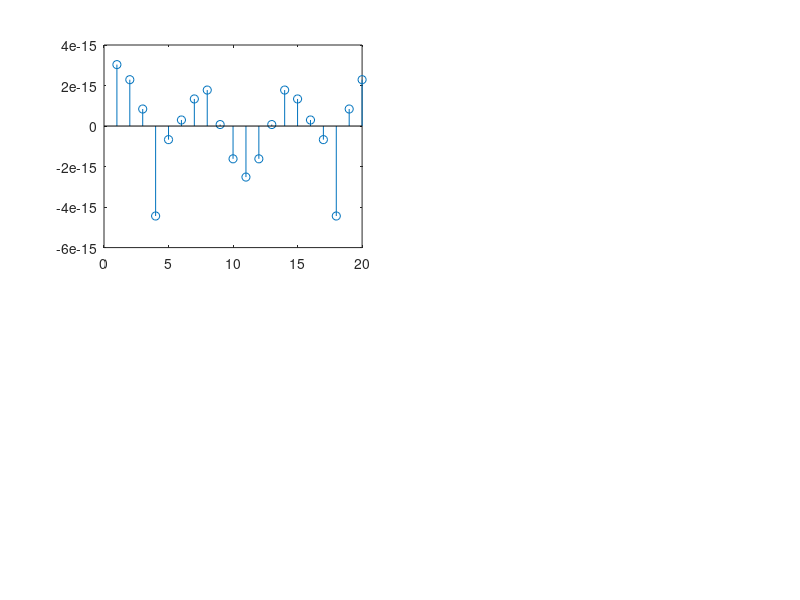

Recreate this plot in MATLAB. (Note: this script raises an error after producing the figure.)

N = 20;
w0 = 3*pi/10;
x = 0:1:19;
X = sin(w0*x);

Y = fft(X,N);

figure()
subplot(2,2,1);
stem(Y);
sgtitle("X[n] = sin(w0n)");
title("sequence");
xlabel("w");
ylabel("Magnitude");

subplot(2,2,2);
stem(abs(Y));
title("Magnitude");
xlabel("w");
ylabel("Magnitude");

subplot(2,2,[3,4]);
stem(angle(Y));
title("Phase");
xlabel("w");
ylabel("phase");